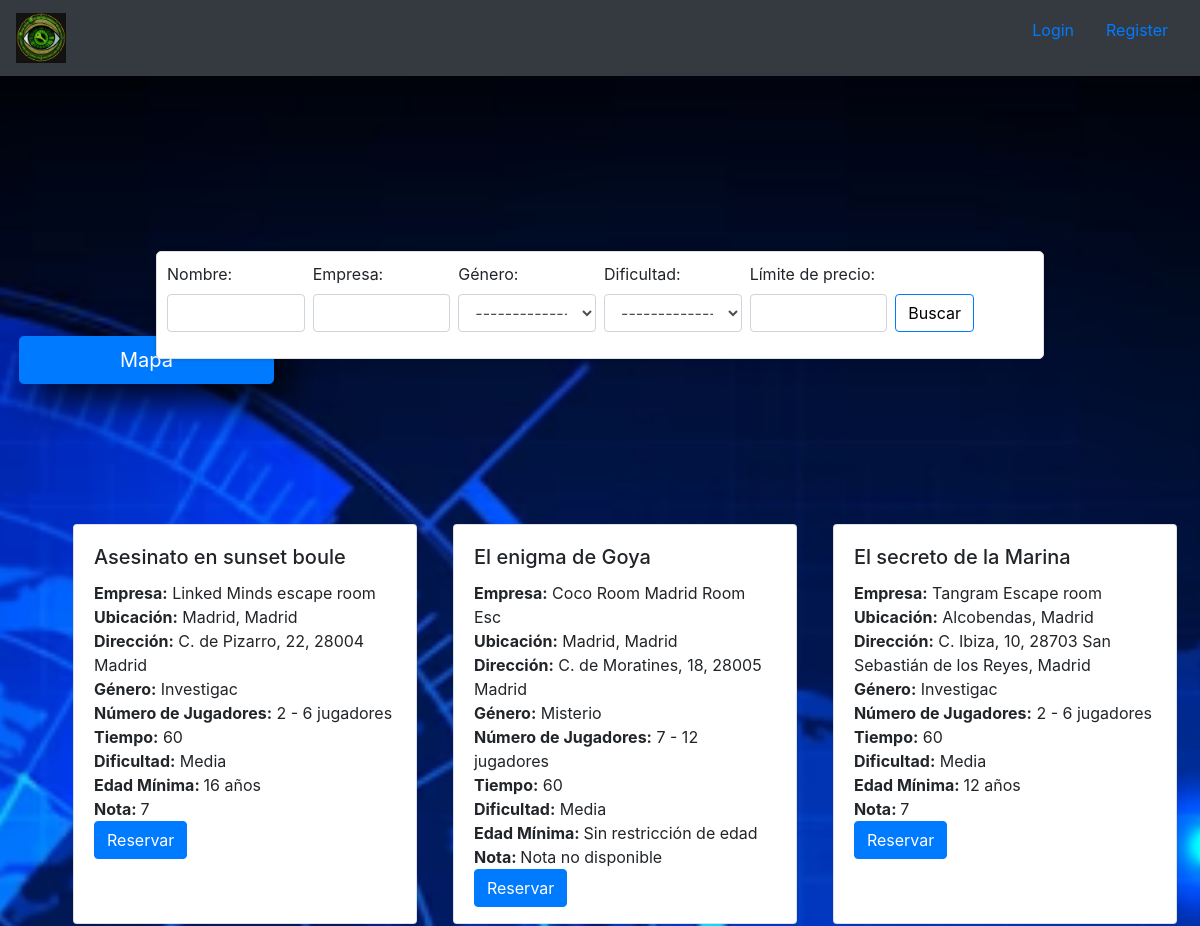
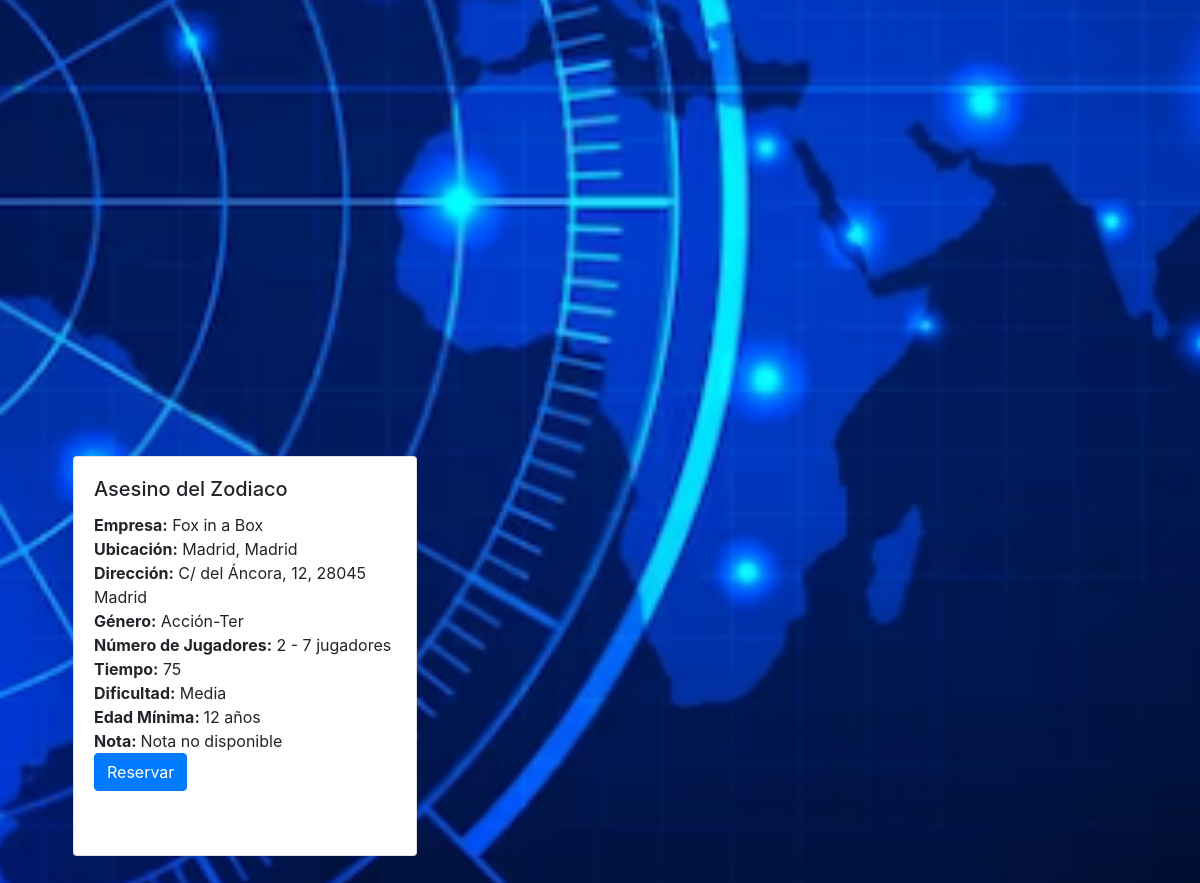
Screenshot of /boostrap/paginaMadrid.php with the database file from the repository (2 pictures, top to bottom).
### tables this page shows
CREATE TABLE `escaperooms` (
  `id_escape` int(3) NOT NULL,
  `empresa` varchar(50) NOT NULL,
  `sala` varchar(50) NOT NULL,
  `ubi` varchar(255) NOT NULL,
  `direc` varchar(255) NOT NULL,
  `genero` varchar(10) NOT NULL,
  `num_jugadores` varchar(25) NOT NULL,
  `tiempo` int(11) NOT NULL,
  `dificult` varchar(25) NOT NULL,
  `edadMin` varchar(25) NOT NULL,
  `nota` int(11) NOT NULL,
  `link` varchar(255) NOT NULL,
  `precio` varchar(25) NOT NULL,
  `escaperoomsGanadas` tinyint(1) NOT NULL
);

### boostrap/paginaMadrid.php (the view, shortened to what this page needs)
<!DOCTYPE html>
<html>
<head>
        <link rel="stylesheet" href="https://maxcdn.bootstrapcdn.com/bootstrap/4.0.0/css/bootstrap.min.css">
</head>
<body>
<div class="container">
    <div class="row">
        <div class="col-4 ms-auto">
            <a href="../mapa.php">
                <button type="button" class="btn btn-primary btn-lg  mx-1" style="padding-left:100px; padding-right: 100px; box-shadow: 15px 13px 40px black;  top: 15%; left:15px;  position: fixed;">Mapa</button>
            </a>
        </div>
    </div>
    <div class="border">
    <form method="post" action="buscador.php" class="d-flex">
        <div class="form-group flex-grow-1 mr-2">
            <label for="sala">Nombre:</label>
            <input type="text" name="sala" id="sala" class="form-control">
        </div>
        <div class="form-group flex-grow-1 mr-2">
            <label for="empresa">Empresa:</label>
            <input type="text" name="empresa" id="empresa" class="form-control">
        </div>
        <div class="form-group flex-grow-1 mr-2">
            <label for="genero">Género:</label>
            <select class="form-control" id="genero" name="genero">
                <option value="">------------------</option>
            </select>
        </div>
        <div class="form-group flex-grow-1 mr-2">
            <label for="dificult">Dificultad:</label>
            <select class="form-control" id="dificult" name="dificult">
                <option value="">------------------</option>
            </select>
        </div>
        <div class="form-group flex-grow-1 mr-2">
            <label for="precio">Límite de precio:</label>
            <input type="number" name="precio" id="precio" class="form-control">
        </div>
        <div class="form-group">
            <button type="submit" class="btn btn-primary" style="margin-top:32px; background-color:white; color:black;">Buscar</button>
        </div>
    </form>
</div>
    <div class="row">
        <?php
        $servername = "localhost";
        $username = "root";
        $password = "";
        $dbname = "escapesrooms";
        $conn = new mysqli($servername, $username, $password, $dbname);
        $ubi = isset($_POST['ubi']) ? $_POST['ubi'] : 'Madrid';
        $sql = "SELECT * FROM escaperooms";
        if (!empty($ubi)) {
            $sql .= " WHERE ubi LIKE '%{$ubi}%'";
        }
        $result = $conn->query($sql);
        while ($row = $result->fetch_assoc()) {
            echo '<div class="col-4">';
            echo '<div class="escape-room">';
            echo '<div class="card my-card">';
            echo '<div class="card-body">';
            echo '<h5 class="card-title">' . $row['sala'] . '</h5>';
            echo '<p class="card-text"><strong>Empresa:</strong> ' . $row['empresa'] . '</p>';
            echo '<p class="card-text"><strong>Ubicación:</strong> ' . $row['ubi'] . '</p>';
            echo '<p class="card-text"><strong>Dirección:</strong> ' . $row['direc'] . '</p>';
            echo '<p class="card-text"><strong>Género:</strong> ' . $row['genero'] . '</p>';
            echo '<p class="card-text"><strong>Número de Jugadores:</strong> ' . $row['num_jugadores'] . '</p>';
            echo '<p class="card-text"><strong>Tiempo:</strong> ' . $row['tiempo'] . '</p>';
            echo '<p class="card-text"><strong>Dificultad:</strong> ' . $row['dificult'] . '</p>';
            if ($row['edadMin'] == '*' || $row['edadMin'] == '-') {
                echo '<p class="card-text"><strong>Edad Mínima: </strong> Sin restricción de edad';
            } else {
                echo '<p class="card-text"><strong>Edad Mínima: </strong> ' . $row['edadMin'] . '</p>';
            }
            if ($row['nota'] == '0') {
                echo '<p class="card-text"><strong>Nota: </strong> Nota no disponible' . '<br>';
            } else {
                echo '<p class="card-text"><strong>Nota: </strong> ' . $row['nota'] . '</p>';
            }
            if ($row['link'] == '*' || $row['link'] == '-') {
                echo '<a href="' . '404.php' . '" class="btn btn-primary">Reservar</a>';
            } else {
                echo '<a href="' . $row['link'] . '" class="btn btn-primary">Reservar</a>';
            }
            echo '</div>';
            echo '</div>';
            echo '</div>';
            echo '</div>';
        }
        ?>
    </div>
</div>
</body>
</html>

### boostrap/paginaMadrid.php (style rules this page uses)
body { background-image: url(../img/radar.PNG); background-repeat: no-repeat; background-position: center; background-size: cover; background-attachment: fixed; }
.escape-room p { margin: 0px 0; font-size: 16px; }
.col-4 { flex-basis: 33.33%; max-width: 33.33%; }
.col-4 .escape-room { width: 400px; height: 0; padding-bottom: 180%; top: 50%; }
.my-card { margin-right: 1.75rem; margin-left: 1.75rem; }
body > .container > .row > .col-4 { margin-bottom: 20%; }
.border { background-color: white; display: flex; justify-content: center; align-items: center; margin-bottom: 10%; transform: translate(-50%, -50%); padding: 10px; border-radius: 5px; box-shadow: 0px 0px 5px rgba(0, 0, 0, 0.2); margin-left: 50%; width: 80%; }
.border form { margin: 0; width: 100%; }
.form-group { flex: 1; }
.card { height: 400px; }

### rows the page displays
escaperooms: sala "Asesinato en sunset boule", empresa "Linked Minds escape room", ubi "Madrid, Madrid", direc "C. de Pizarro, 22, 28004 Madrid", genero "Investigac", num_jugadores "2 - 6 jugadores", tiempo "60", dificult "Media", edadMin "16 años", nota "7"
escaperooms: sala "El enigma de Goya", empresa "Coco Room Madrid Room Esc", ubi "Madrid, Madrid", direc "C. de Moratines, 18, 28005 Madrid", genero "Misterio", num_jugadores "7 - 12 jugadores", tiempo "60", dificult "Media", shows "Edad Mínima:", edadMin "Sin restricción de edad", shows "Nota:", nota "Nota no disponible"
escaperooms: sala "El secreto de la Marina", empresa "Tangram Escape room", ubi "Alcobendas, Madrid", direc "C. Ibiza, 10, 28703 San Sebastián de los Reyes, Madrid", genero "Investigac", num_jugadores "2 - 6 jugadores", tiempo "60", dificult "Media", edadMin "12 años", nota "7"
escaperooms: sala "Asesino del Zodiaco", empresa "Fox in a Box", ubi "Madrid, Madrid", direc "C/ del Áncora, 12, 28045 Madrid", genero "Acción-Ter", num_jugadores "2 - 7 jugadores", tiempo "75", dificult "Media", edadMin "12 años", shows "Nota:", nota "Nota no disponible"
